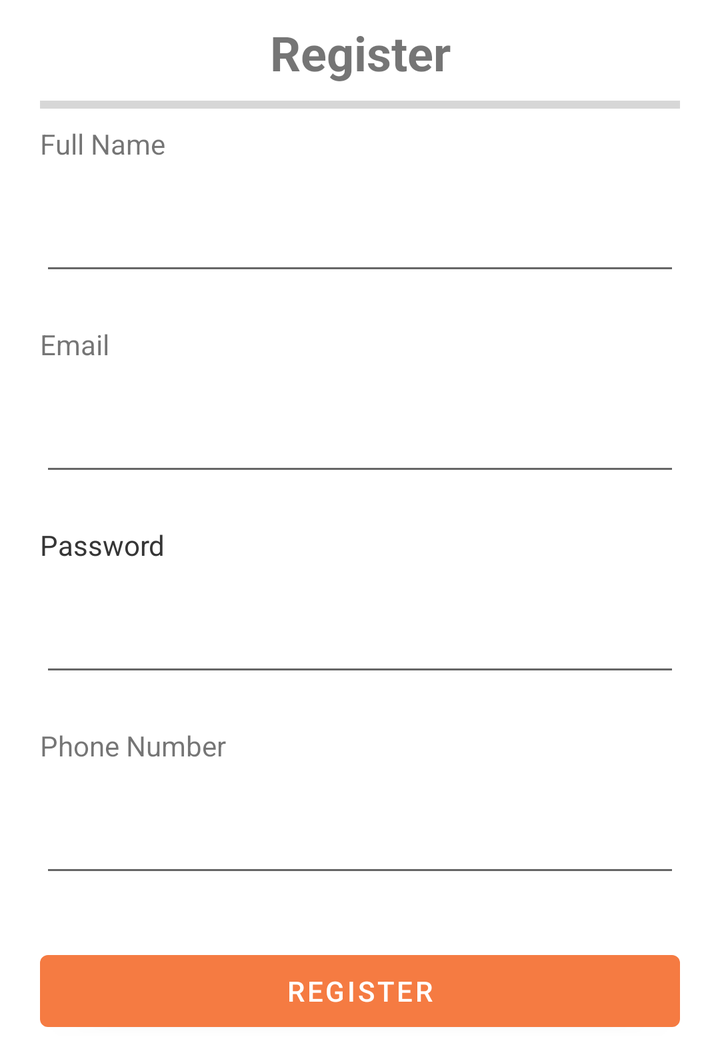
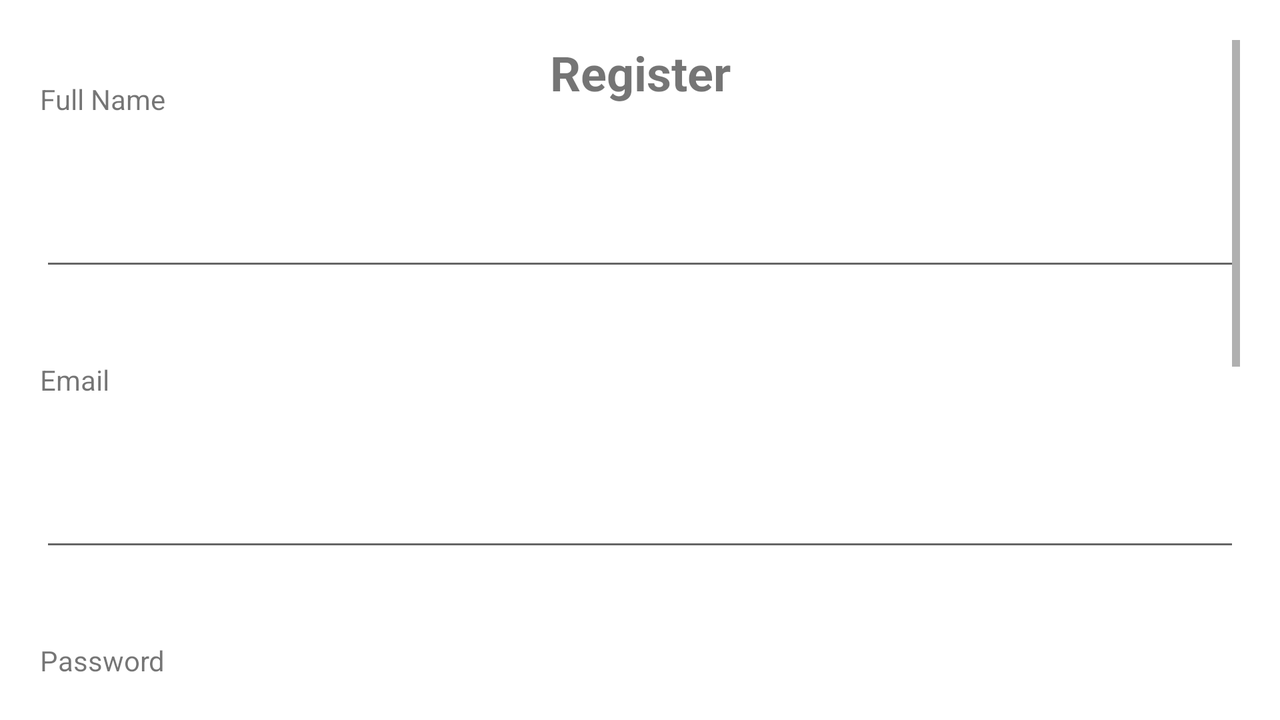

Compare how this app lays out the same screen by default and in its alternative resource folder. The renders come first, then the two layout files and the values they reference.
<!-- AndroidManifest.xml: application theme Theme.TodoApp -->
<!-- res/layout/activity_register.xml -->
<?xml version="1.0" encoding="utf-8"?>
<androidx.constraintlayout.widget.ConstraintLayout xmlns:android="http://schemas.android.com/apk/res/android"
    xmlns:app="http://schemas.android.com/apk/res-auto"
    xmlns:tools="http://schemas.android.com/tools"
    android:layout_width="match_parent"
    android:layout_height="wrap_content"
    android:layout_marginHorizontal="@dimen/default_margin"
    android:layout_marginVertical="@dimen/register_marginVertical"
    tools:context=".RegisterActivity">


    <TextView
        android:id="@+id/phone_label"
        android:layout_width="wrap_content"
        android:layout_height="wrap_content"
        android:layout_marginVertical="@dimen/default_margin"
        android:layout_marginTop="116dp"

        android:text="@string/phone_number"
        app:layout_constraintStart_toStartOf="parent"
        app:layout_constraintTop_toBottomOf="@+id/password_input" />

    <TextView
        android:id="@+id/password_label2"
        android:layout_width="wrap_content"
        android:layout_height="wrap_content"
        android:layout_marginVertical="@dimen/default_margin"
        android:layout_marginTop="132dp"

        android:text="@string/password"
        app:layout_constraintStart_toStartOf="parent"
        app:layout_constraintTop_toBottomOf="@+id/email_input" />

    <EditText
        android:id="@+id/phone_input"
        android:layout_width="match_parent"
        android:layout_height="wrap_content"
        android:layout_marginVertical="@dimen/default_margin"
        android:layout_marginTop="132dp"
        android:ems="10"
        android:inputType="number"
        app:layout_constraintTop_toBottomOf="@+id/phone_label"
        tools:layout_editor_absoluteX="0dp" />

    <EditText
        android:id="@+id/name_input"
        android:layout_width="match_parent"
        android:layout_height="wrap_content"
        android:layout_marginVertical="@dimen/default_margin"
        android:ems="10"
        android:inputType="text"
        app:layout_constraintTop_toBottomOf="@+id/name_label"
        tools:layout_editor_absoluteX="0dp" />

    <TextView
        android:id="@+id/name_label"
        android:layout_width="wrap_content"
        android:layout_height="wrap_content"
        android:layout_marginVertical="@dimen/default_margin"
        android:text="Full Name"
        app:layout_constraintStart_toStartOf="parent"
        app:layout_constraintTop_toBottomOf="@+id/Register_Heading" />

    <EditText
        android:id="@+id/password_input"
        android:layout_width="match_parent"
        android:layout_height="wrap_content"
        android:layout_marginVertical="@dimen/default_margin"
        android:layout_marginTop="168dp"
        android:ems="10"
        android:inputType="textPassword"
        app:layout_constraintTop_toBottomOf="@+id/password_label"
        tools:layout_editor_absoluteX="0dp" />

    <TextView
        android:id="@+id/password_label"
        android:layout_width="wrap_content"
        android:layout_height="wrap_content"
        android:layout_marginVertical="@dimen/default_margin"
        android:text="@string/password"
        app:layout_constraintStart_toStartOf="parent"
        app:layout_constraintTop_toBottomOf="@+id/email_input" />

    <EditText
        android:id="@+id/email_input"
        android:layout_width="match_parent"
        android:layout_height="wrap_content"
        android:layout_marginVertical="@dimen/default_margin"
        android:layout_marginTop="29dp"
        android:ems="10"
        android:inputType="textEmailAddress"
        app:layout_constraintTop_toBottomOf="@+id/email_label"
        tools:layout_editor_absoluteX="0dp" />

    <TextView
        android:id="@+id/email_label"
        android:layout_width="wrap_content"
        android:layout_height="wrap_content"
        android:layout_marginVertical="@dimen/default_margin"

        android:text="@string/email"
        app:layout_constraintStart_toStartOf="parent"
        app:layout_constraintTop_toBottomOf="@+id/name_input" />

    <Button
        android:id="@+id/register_button"
        android:layout_width="match_parent"
        android:layout_height="wrap_content"
        android:layout_marginTop="28dp"
        android:text="@string/register"
        app:layout_constraintEnd_toEndOf="parent"
        app:layout_constraintStart_toStartOf="parent"
        app:layout_constraintTop_toBottomOf="@+id/phone_input" />

    <TextView
        android:id="@+id/Register_Heading"
        android:layout_width="match_parent"
        android:layout_height="wrap_content"
        android:text="Register"
        android:textAlignment="center"
        android:textSize="24dp"
        android:textStyle="bold"
        app:layout_constraintTop_toTopOf="parent"
        tools:layout_editor_absoluteX="112dp" />

    <ProgressBar
        android:id="@+id/progressBar"
        style="?android:attr/progressBarStyleHorizontal"
        android:layout_width="match_parent"
        android:layout_height="wrap_content"
        android:layout_marginTop="2dp"
        app:layout_constraintEnd_toEndOf="parent"
        app:layout_constraintStart_toStartOf="parent"
        app:layout_constraintTop_toBottomOf="@+id/Register_Heading" />

</androidx.constraintlayout.widget.ConstraintLayout>
<!-- resources referenced by this layout -->
<resources>
  <dimen name="default_margin">20dp</dimen>
  <dimen name="register_marginVertical">10dp</dimen>
  <string name="email">Email</string>
  <string name="password">Password</string>
  <string name="phone_number">Phone Number</string>
  <string name="register">Register</string>
  <style name="Theme.TodoApp" parent="Theme.MaterialComponents.DayNight.DarkActionBar">
          
          <item name="colorPrimary">@color/red</item>
          <item name="colorPrimaryVariant">@color/red</item>
          <item name="colorOnPrimary">@color/white</item>
          
          <item name="colorSecondary">@color/teal_200</item>
          <item name="colorSecondaryVariant">@color/teal_700</item>
          <item name="colorOnSecondary">@color/black</item>
          
          <item name="android:statusBarColor" tools:targetApi="l">?attr/colorPrimaryVariant</item>
          
      </style>
  <color name="red">#f57b42</color>
  <color name="white">#FFFFFFFF</color>
  <color name="teal_200">#FF03DAC5</color>
  <color name="teal_700">#FF018786</color>
  <color name="black">#FF000000</color>
</resources>
<!-- res/layout-land/activity_register.xml (the repository's variant of the layout above) -->
<!-- drawn on the phone turned sideways -->
<?xml version="1.0" encoding="utf-8"?>
<androidx.constraintlayout.widget.ConstraintLayout xmlns:android="http://schemas.android.com/apk/res/android"
    xmlns:app="http://schemas.android.com/apk/res-auto"
    xmlns:tools="http://schemas.android.com/tools"
    android:layout_width="match_parent"
    android:layout_height="wrap_content"
    android:layout_margin="20dp"
    tools:context=".RegisterActivity">

    <TextView
        android:id="@+id/Register_Heading"
        android:layout_width="match_parent"
        android:layout_height="wrap_content"
        android:text="Register"
        android:textAlignment="center"
        android:textSize="24dp"
        android:textStyle="bold"
        app:layout_constraintStart_toStartOf="parent"
        app:layout_constraintTop_toTopOf="parent" />

    <ScrollView
        android:layout_width="match_parent"
        android:layout_height="match_parent"
        android:orientation="vertical"
        app:layout_constraintTop_toBottomOf="@+id/Register_Heading">

        <LinearLayout
            android:layout_width="match_parent"
            android:layout_height="wrap_content"
            android:orientation="vertical">

            <TextView
                android:id="@+id/name_label"
                android:layout_width="wrap_content"
                android:layout_height="wrap_content"
                android:layout_marginVertical="@dimen/default_margin"
                android:text="Full Name"
                app:layout_constraintStart_toStartOf="parent"
                app:layout_constraintTop_toBottomOf="parent" />

            <EditText
                android:id="@+id/name_input"
                android:layout_width="match_parent"
                android:layout_height="wrap_content"
                android:layout_marginVertical="@dimen/default_margin"
                android:ems="10"
                android:inputType="text"
                app:layout_constraintTop_toBottomOf="@+id/name_label"
                tools:layout_editor_absoluteX="0dp" />

            <TextView
                android:id="@+id/email_label"
                android:layout_width="wrap_content"
                android:layout_height="wrap_content"
                android:layout_marginVertical="@dimen/default_margin"

                android:text="@string/email"
                app:layout_constraintStart_toStartOf="parent"
                app:layout_constraintTop_toBottomOf="@+id/name_input" />

            <EditText
                android:id="@+id/email_input"
                android:layout_width="match_parent"
                android:layout_height="wrap_content"
                android:layout_marginVertical="@dimen/default_margin"
                android:layout_marginTop="29dp"
                android:ems="10"
                android:inputType="textEmailAddress"
                app:layout_constraintTop_toBottomOf="@+id/email_label"
                tools:layout_editor_absoluteX="0dp" />

            <TextView
                android:id="@+id/password_label"
                android:layout_width="wrap_content"
                android:layout_height="wrap_content"
                android:layout_marginVertical="@dimen/default_margin"
                android:text="@string/password"
                app:layout_constraintStart_toStartOf="parent"
                app:layout_constraintTop_toBottomOf="@+id/email_input" />

            <EditText
                android:id="@+id/password_input"
                android:layout_width="match_parent"
                android:layout_height="wrap_content"
                android:layout_marginVertical="@dimen/default_margin"
                android:layout_marginTop="168dp"
                android:ems="10"
                android:inputType="textPassword"
                app:layout_constraintTop_toBottomOf="@+id/password_label"
                tools:layout_editor_absoluteX="0dp" />


            <TextView
                android:id="@+id/phone_label"
                android:layout_width="wrap_content"
                android:layout_height="wrap_content"
                android:layout_marginVertical="@dimen/default_margin"
                android:layout_marginTop="116dp"
                android:text="@string/phone_number"
                app:layout_constraintStart_toStartOf="parent"
                app:layout_constraintTop_toBottomOf="@+id/password_input" />


            <EditText
                android:id="@+id/phone_input"
                android:layout_width="match_parent"
                android:layout_height="wrap_content"
                android:layout_marginVertical="@dimen/default_margin"
                android:layout_marginTop="132dp"
                android:ems="10"
                android:inputType="number"
                app:layout_constraintTop_toBottomOf="@+id/phone_label"
                tools:layout_editor_absoluteX="0dp" />


            <Button
                android:id="@+id/register_button"
                android:layout_width="match_parent"
                android:layout_height="wrap_content"
                android:text="@string/register"
                app:layout_constraintEnd_toEndOf="parent"
                app:layout_constraintStart_toStartOf="parent"
                app:layout_constraintTop_toBottomOf="@+id/phone_input" />


            <ProgressBar
                android:id="@+id/progressBar"
                style="?android:attr/progressBarStyleHorizontal"
                android:layout_width="match_parent"
                android:layout_height="wrap_content"
                android:layout_marginTop="2dp"
                app:layout_constraintEnd_toEndOf="parent"
                app:layout_constraintStart_toStartOf="parent"
                app:layout_constraintTop_toBottomOf="parent" />

        </LinearLayout>
    </ScrollView>

</androidx.constraintlayout.widget.ConstraintLayout>
<!-- resources referenced by the variant -->
<!-- as the phone turned sideways resolves them -->
<resources>
  <dimen name="default_margin">20dp</dimen>
  <string name="email">Email</string>
  <string name="password">Password</string>
  <string name="phone_number">Phone Number</string>
  <string name="register">Register</string>
  <style name="Theme.TodoApp" parent="Theme.MaterialComponents.DayNight.DarkActionBar">
          
          <item name="colorPrimary">@color/red</item>
          <item name="colorPrimaryVariant">@color/red</item>
          <item name="colorOnPrimary">@color/white</item>
          
          <item name="colorSecondary">@color/teal_200</item>
          <item name="colorSecondaryVariant">@color/teal_700</item>
          <item name="colorOnSecondary">@color/black</item>
          
          <item name="android:statusBarColor" tools:targetApi="l">?attr/colorPrimaryVariant</item>
          
      </style>
  <color name="red">#f57b42</color>
  <color name="white">#FFFFFFFF</color>
  <color name="teal_200">#FF03DAC5</color>
  <color name="teal_700">#FF018786</color>
  <color name="black">#FF000000</color>
</resources>
